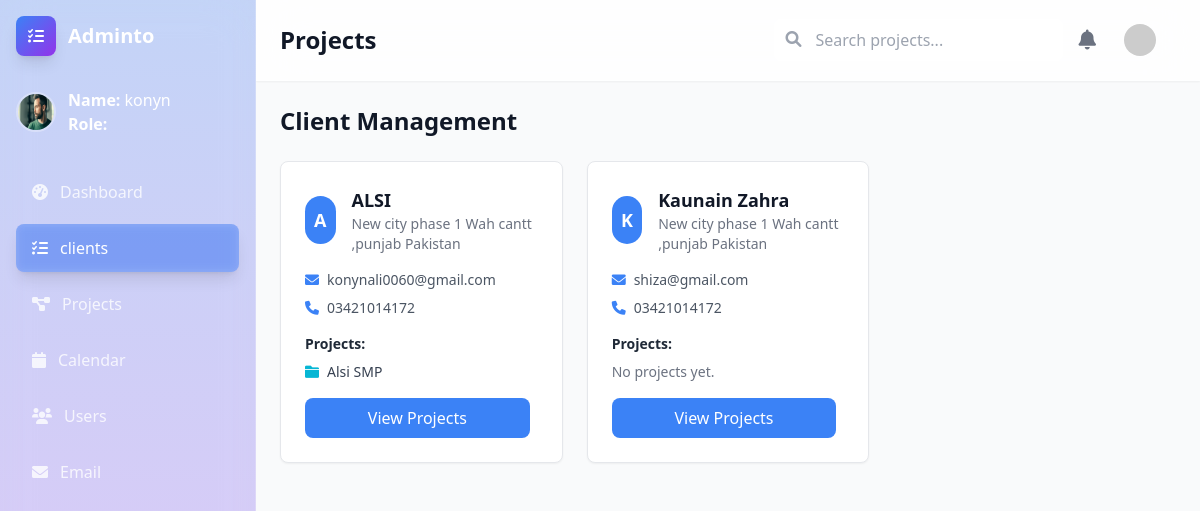
/projects/clients/ (signed in), run on the app's committed database.
### projects/models.py (models this page shows, shortened)
class Client(models.Model):
    name = models.CharField(max_length=200)
    email = models.EmailField(unique=True)
    phone = models.CharField(max_length=20, blank=True, null=True)
    address = models.TextField(blank=True, null=True)
    created_at = models.DateTimeField(auto_now_add=True)

class Project(models.Model):
    STATUS_CHOICES = (
        ('pending', 'Pending'),
        ('in_progress', 'In Progress'),
        ('completed', 'Completed'),
    )
    name = models.CharField(max_length=200)
    description = models.TextField(blank=True)
    status = models.CharField(max_length=20, choices=STATUS_CHOICES, default='pending')
    start_date = models.DateField()
    end_date = models.DateField()
    client = models.ForeignKey(  # ✅ link each project to a client
        Client, on_delete=models.CASCADE, related_name="projects", null=True, blank=True
    )
    created_by = models.ForeignKey(Profile, on_delete=models.CASCADE, related_name='created_projects')
    team_members = models.ManyToManyField(Profile, related_name='projects')
    created_at = models.DateTimeField(auto_now_add=True)

### projects/views.py (the view, shortened to what this page needs)
# urls.py: path("clients/", views.clients, name="clients"),
@login_required
def clients(request):
    clients = Client.objects.prefetch_related("projects").all()
    form = ClientForm()
    editing = None
    return render(request, "projects/clients.html", {
        "clients": clients,
        "form": form,
        "editing": editing,
    })

### projects/forms.py
class ClientForm(forms.ModelForm):
    class Meta:
        model = Client
        fields = ["name", "address", "email", "phone"]
        widgets = {
            "address": forms.Textarea(attrs={"rows": 2}),
            "email": forms.EmailInput(),
            "phone": forms.TextInput(),
        }
        labels = {
            "name": "Client Name",
            "address": "Client Address",
            "email": "Email",
            "phone": "Phone Number",
        }

### projects/templates/projects/clients.html (shortened to what this page needs)
{% load static %}
{% load widget_tweaks %}
<!DOCTYPE html>
<html lang="en">
<head>
    <script src="https://cdn.tailwindcss.com"></script>
    <link href="https://cdnjs.cloudflare.com/ajax/libs/font-awesome/6.0.0/css/all.min.css" rel="stylesheet">
</head>
<body class="bg-gray-50">
    <div class="flex h-screen">
        <div id="sidebar"
            class="text-white w-64 min-h-screen p-4 transition-transform duration-300 ease-in-out fixed lg:relative z-50 -translate-x-full lg:translate-x-0 bg-gradient-to-b from-blue-600/25 to-purple-600/25 backdrop-blur-xl border-r border-white/20">
            <div class="flex items-center mb-8">
                <div
                    class="w-10 h-10 bg-gradient-to-br from-blue-500 to-purple-600 rounded-lg flex items-center justify-center mr-3 shadow-lg">
                    <i class="fas fa-tasks text-white"></i>
                </div>
                <h1 class="text-xl font-bold">Adminto</h1>
            </div>
            <div class="mb-8">
                <div class="flex items-center mb-4">
                    <img src="public/thoughtful-man.png" alt="User"
                        class="w-10 h-10 rounded-full mr-3 border-2 border-white/30">
                    <div>
                        <p><span class="font-semibold">Name:</span> {{ request.user.username }}</p>
                        <p><span class="font-semibold">Role:</span> {{ request.user.profile.role }}</p>
                    </div>
                </div>
            </div>
            <nav class="space-y-2">
                <a href="dashboard.html"
                    class="flex items-center px-4 py-3 text-white/80 hover:text-white hover:bg-white/10 rounded-lg transition-all">
                    <i class="fas fa-tachometer-alt mr-3"></i>
                    Dashboard
                </a>
                <a href="{% url 'projects:clients' %}"
                    class="flex items-center px-4 py-3 text-white bg-blue-500/40 rounded-lg shadow-lg backdrop-blur-sm">
                    <i class="fas fa-tasks mr-3"></i>
                    clients
                </a>
                <a href="{% url 'projects:projects' %}"
                    class="flex items-center px-4 py-3 text-white/80 hover:text-white hover:bg-white/10 rounded-lg transition-all">
                    <i class="fas fa-project-diagram mr-3"></i>
                    Projects
                </a>
                <a href="calendar.html"
                    class="flex items-center px-4 py-3 text-white/80 hover:text-white hover:bg-white/10 rounded-lg transition-all">
                    <i class="fas fa-calendar mr-3"></i>
                    Calendar
                </a>
                <a href="#"
                    class="flex items-center px-4 py-3 text-white/80 hover:text-white hover:bg-white/10 rounded-lg transition-all">
                    <i class="fas fa-users mr-3"></i>
                    Users
                </a>
                <a href="#"
                    class="flex items-center px-4 py-3 text-white/80 hover:text-white hover:bg-white/10 rounded-lg transition-all">
                    <i class="fas fa-envelope mr-3"></i>
                    Email
                </a>
            </nav>
        </div>
        <div class="flex-1 flex flex-col overflow-hidden lg:ml-0">
            <header class="bg-white/80 backdrop-blur-xl shadow-sm border-b border-white/20 px-6 py-4">
                <div class="flex items-center justify-between">
                    <div class="flex items-center">
                        <h1 class="text-2xl font-semibold text-gray-900">Projects</h1>
                    </div>
                    <div class="flex items-center space-x-4">
                        <div class="relative hidden md:block">
                            <input type="text" placeholder="Search projects..."
                                class="bg-white/60 backdrop-blur-sm border border-white/40 rounded-lg px-4 py-2 pl-10 focus:outline-none focus:ring-2 focus:ring-blue-500">
                            <i class="fas fa-search absolute left-3 top-3 text-gray-400"></i>
                        </div>
                        <button class="text-gray-500 hover:text-gray-700 transition-colors">
                            <i class="fas fa-bell text-xl"></i>
                        </button>
                            <a href="{% url 'profile' %}" class="flex items-center btn-blue px-3 py-2 rounded-lg cursor-pointer">
    <img src="https://i.pravatar.cc/150?img=12" alt="User" class="w-8 h-8 rounded-full mr-2">
</a>
                    </div>
                </div>
            </header>
            <main class="flex-1 overflow-x-hidden overflow-y-auto p-6">
                <div class="flex items-center justify-between mb-6">
                    <h2 class="text-2xl font-semibold text-gray-900">Client Management</h2>
                </div>
                <div id="clientsContainer" class="grid grid-cols-1 md:grid-cols-2 lg:grid-cols-3 gap-6">
                    {% for client in clients %}
                    <div class="bg-white rounded-lg shadow-sm p-6 border border-gray-200">
                        <div class="flex items-center mb-4">
                            <div
                                class="w-12 h-12 bg-primary rounded-full flex items-center justify-center text-white font-bold text-lg">
                                {{ client.name|slice:":1"|upper }}
                            </div>
                            <div class="ml-4">
                                <h3 class="text-lg font-semibold text-gray-900">{{ client.name }}</h3>
                                <p class="text-sm text-gray-500">{{ client.address }}</p>
                            </div>
                        </div>
                       {% if client.email %}
<p class="text-sm text-gray-600 mb-2">
  <i class="fas fa-envelope mr-2 text-primary"></i>{{ client.email }}
</p>
{% endif %}
{% if client.phone %}
<p class="text-sm text-gray-600 mb-4">
  <i class="fas fa-phone mr-2 text-primary"></i>{{ client.phone }}
</p>
{% endif %}
                        <div class="mb-4">
                            <h4 class="text-sm font-semibold text-gray-800 mb-2">Projects:</h4>
                            {% if client.projects.all %}
                            <ul class="space-y-1">
                                {% for project in client.projects.all %}
                                <li class="text-sm text-gray-700 flex items-center">
                                    <i class="fas fa-folder mr-2 text-accent"></i>
                                    <a href="{% url 'projects:project_detail' project.id %}" class="hover:underline">
                                        {{ project.name }}
                                    </a>
                                </li>
                                {% empty %}
                                <li class="text-sm text-gray-500">No projects yet.</li>
                                {% endfor %}
                            </ul>
                            {% else %}
                            <p class="text-sm text-gray-500">No projects yet.</p>
                            {% endif %}
                        </div>
                        <div class="flex space-x-2">
                            <a href="{% url 'projects:projects_by_client' client.id %}"
                                class="flex-1 bg-primary text-white px-3 py-2 rounded-lg text-center hover:bg-secondary">
                                View Projects
                            </a>
                        </div>
                    </div>
                    {% empty %}
                    <p class="text-gray-500">No clients found.</p>
                    {% endfor %}
                </div>
            </main>
        </div>
    </div>
</body>
</html>

### projects/templates/projects/clients.html (style rules this page uses)
body { background-image: url('https://images.unsplash.com/photo-1490750967868-88aa4486c946?w=1920&q=80'); background-size: cover; background-position: center; background-attachment: fixed; }

### data on the page
Client: name "A", name "ALSI", address "New city phase 1 Wah cantt ,punjab Pakistan", email "konynali0060@gmail.com", phone "03421014172"
Project: name "Alsi SMP"
Client: name "K", name "Kaunain Zahra", address "New city phase 1 Wah cantt ,punjab Pakistan", email "shiza@gmail.com", phone "03421014172", shows "No projects yet."

### other printed values
{{ request.user.username }} "konyn"
